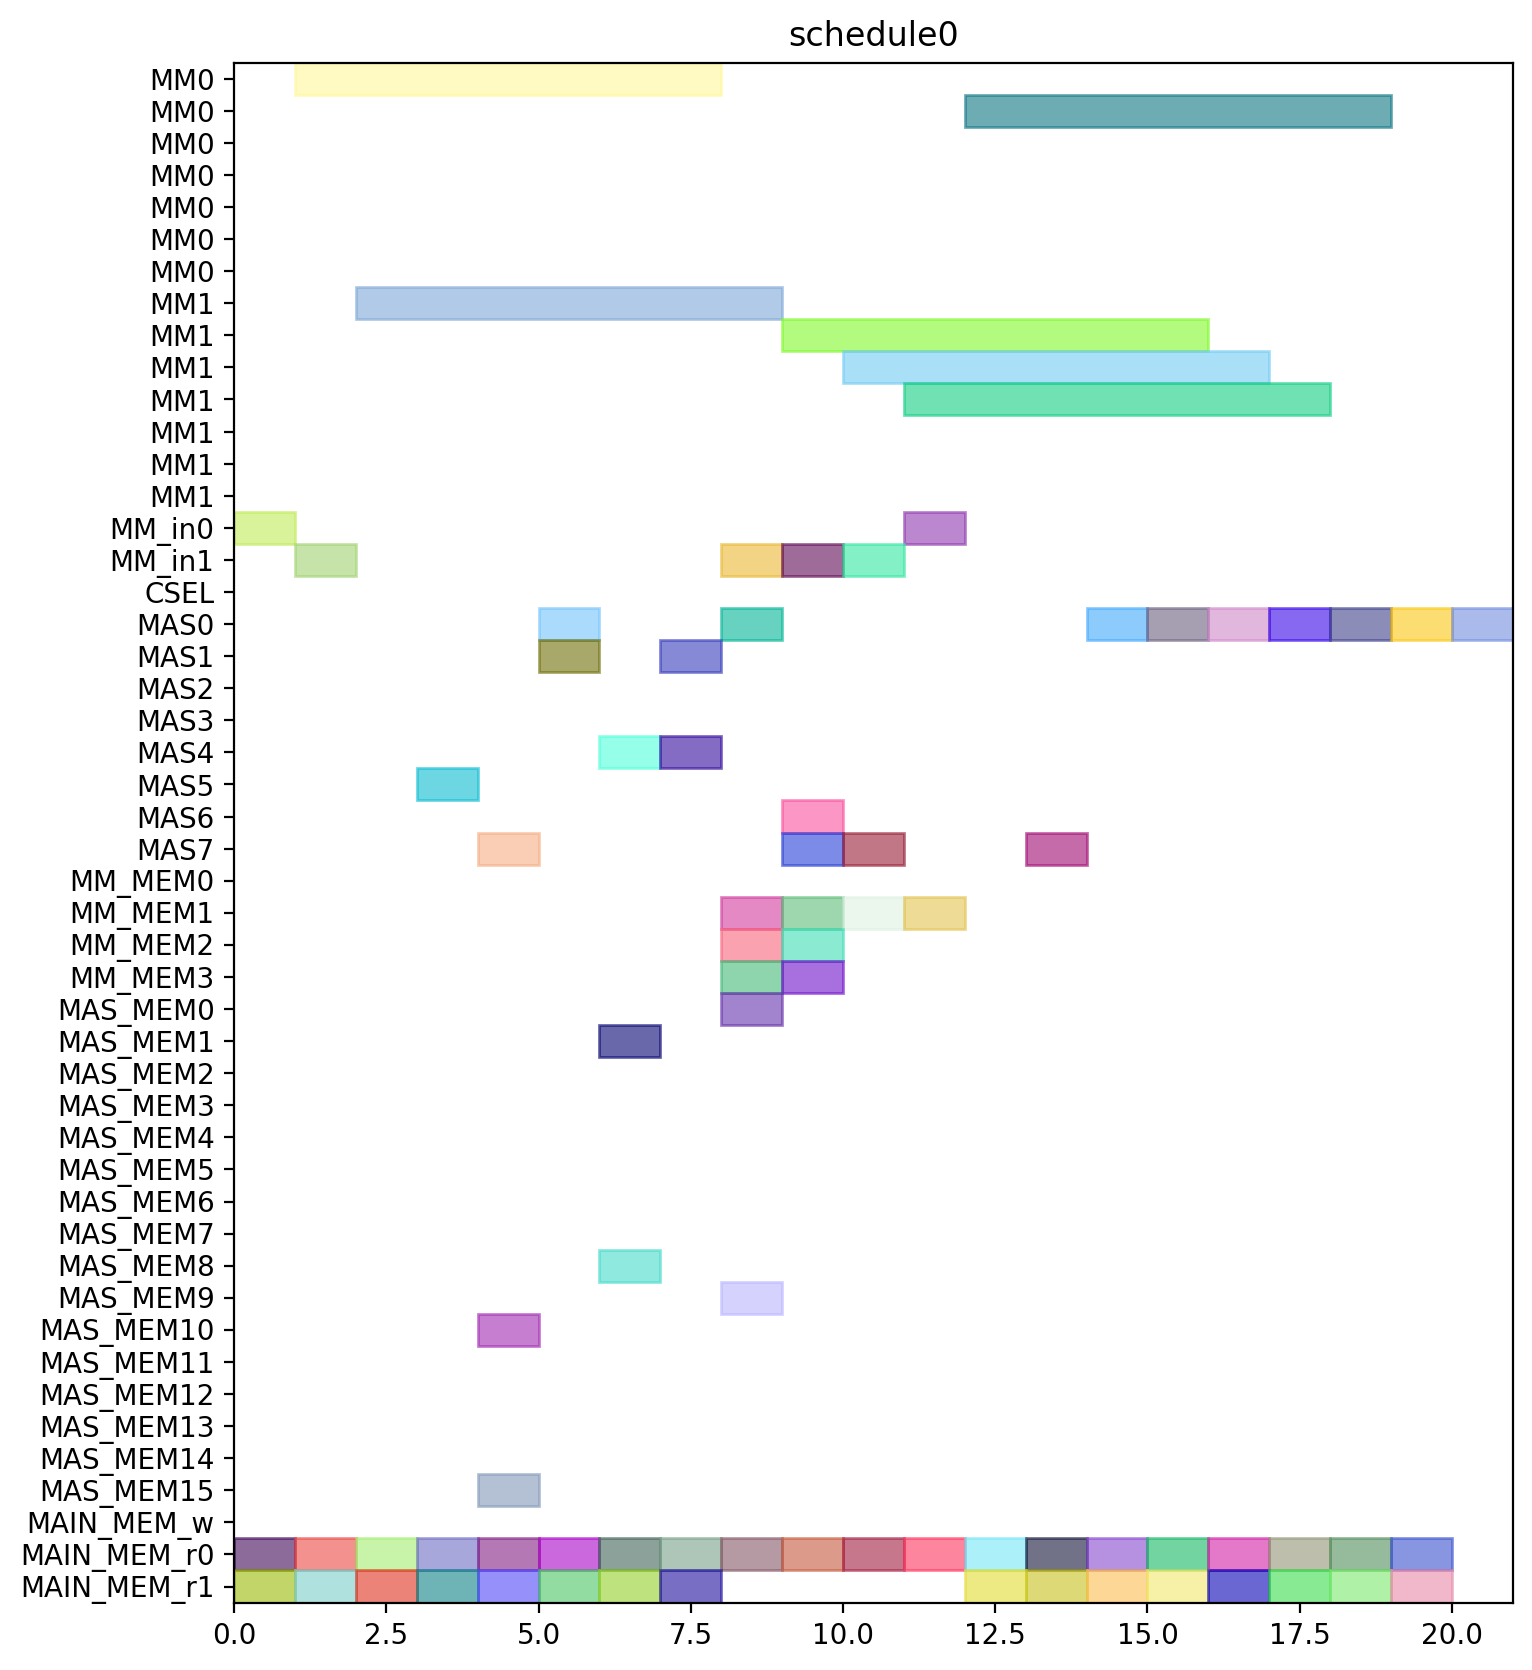

The script that drew this image:
from pyschedule import Scenario, solvers, plotters, alt


def solve():
	horizon = 120
	S = Scenario("schedule0", horizon=horizon)

	# resource
	MM = S.Resources('MM', num=2, size=7)
	MM_in = S.Resources('MM_in', num=2)
	CSEL = S.Resource('CSEL')
	MAS = S.Resources('MAS', num=8, size=1, periods=range(1, horizon))
	MM_MEM = S.Resources('MM_MEM', num=4)
	MAS_MEM = S.Resources('MAS_MEM', num=16)
	MAIN_MEM_w = S.Resource('MAIN_MEM_w', size=1)
	MAIN_MEM_r = S.Resources('MAIN_MEM_r', num=2)

	# result of previous scheduling

	# new tasks
	c_qinv_denom_inv0 = S.Task('c_qinv_denom_inv0', length=7, delay_cost=1)
	c_qinv_denom_inv0 += alt(MM)
	c_qinv_denom_inv0_in = S.Task('c_qinv_denom_inv0_in', length=1, delay_cost=1)
	c_qinv_denom_inv0_in += alt(MM_in)
	S += c_qinv_denom_inv0_in*MM_in[0]<=c_qinv_denom_inv0*MM[0]
	S += c_qinv_denom_inv0_in*MM_in[1]<=c_qinv_denom_inv0*MM[1]
	c_qinv_denom_inv0_mem0 = S.Task('c_qinv_denom_inv0_mem0', length=1, delay_cost=1)
	c_qinv_denom_inv0_mem0 += MAIN_MEM_r[0]
	S += c_qinv_denom_inv0_mem0 <= c_qinv_denom_inv0

	c_qinv_denom_inv0_mem1 = S.Task('c_qinv_denom_inv0_mem1', length=1, delay_cost=1)
	c_qinv_denom_inv0_mem1 += MAIN_MEM_r[1]
	S += c_qinv_denom_inv0_mem1 <= c_qinv_denom_inv0

	c_qinv_denom_inv1_ = S.Task('c_qinv_denom_inv1_', length=7, delay_cost=1)
	c_qinv_denom_inv1_ += alt(MM)
	c_qinv_denom_inv1__in = S.Task('c_qinv_denom_inv1__in', length=1, delay_cost=1)
	c_qinv_denom_inv1__in += alt(MM_in)
	S += c_qinv_denom_inv1__in*MM_in[0]<=c_qinv_denom_inv1_*MM[0]
	S += c_qinv_denom_inv1__in*MM_in[1]<=c_qinv_denom_inv1_*MM[1]
	c_qinv_denom_inv1__mem0 = S.Task('c_qinv_denom_inv1__mem0', length=1, delay_cost=1)
	c_qinv_denom_inv1__mem0 += MAIN_MEM_r[0]
	S += c_qinv_denom_inv1__mem0 <= c_qinv_denom_inv1_

	c_qinv_denom_inv1__mem1 = S.Task('c_qinv_denom_inv1__mem1', length=1, delay_cost=1)
	c_qinv_denom_inv1__mem1 += MAIN_MEM_r[1]
	S += c_qinv_denom_inv1__mem1 <= c_qinv_denom_inv1_

	c_qinv0_t2 = S.Task('c_qinv0_t2', length=1, delay_cost=1)
	c_qinv0_t2 += alt(MAS)
	c_qinv0_t2_mem0 = S.Task('c_qinv0_t2_mem0', length=1, delay_cost=1)
	c_qinv0_t2_mem0 += MAIN_MEM_r[0]
	S += c_qinv0_t2_mem0 <= c_qinv0_t2

	c_qinv0_t2_mem1 = S.Task('c_qinv0_t2_mem1', length=1, delay_cost=1)
	c_qinv0_t2_mem1 += MAIN_MEM_r[1]
	S += c_qinv0_t2_mem1 <= c_qinv0_t2

	c_qinv1__t2 = S.Task('c_qinv1__t2', length=1, delay_cost=1)
	c_qinv1__t2 += alt(MAS)
	c_qinv1__t2_mem0 = S.Task('c_qinv1__t2_mem0', length=1, delay_cost=1)
	c_qinv1__t2_mem0 += MAIN_MEM_r[0]
	S += c_qinv1__t2_mem0 <= c_qinv1__t2

	c_qinv1__t2_mem1 = S.Task('c_qinv1__t2_mem1', length=1, delay_cost=1)
	c_qinv1__t2_mem1 += MAIN_MEM_r[1]
	S += c_qinv1__t2_mem1 <= c_qinv1__t2

	c0_t0_t2 = S.Task('c0_t0_t2', length=1, delay_cost=1)
	c0_t0_t2 += alt(MAS)
	c0_t0_t2_mem0 = S.Task('c0_t0_t2_mem0', length=1, delay_cost=1)
	c0_t0_t2_mem0 += MAIN_MEM_r[0]
	S += c0_t0_t2_mem0 <= c0_t0_t2

	c0_t0_t2_mem1 = S.Task('c0_t0_t2_mem1', length=1, delay_cost=1)
	c0_t0_t2_mem1 += MAIN_MEM_r[1]
	S += c0_t0_t2_mem1 <= c0_t0_t2

	c0_t1_t2 = S.Task('c0_t1_t2', length=1, delay_cost=1)
	c0_t1_t2 += alt(MAS)
	c0_t1_t2_mem0 = S.Task('c0_t1_t2_mem0', length=1, delay_cost=1)
	c0_t1_t2_mem0 += MAIN_MEM_r[0]
	S += c0_t1_t2_mem0 <= c0_t1_t2

	c0_t1_t2_mem1 = S.Task('c0_t1_t2_mem1', length=1, delay_cost=1)
	c0_t1_t2_mem1 += MAIN_MEM_r[1]
	S += c0_t1_t2_mem1 <= c0_t1_t2

	c0_t20 = S.Task('c0_t20', length=1, delay_cost=1)
	c0_t20 += alt(MAS)
	c0_t20_mem0 = S.Task('c0_t20_mem0', length=1, delay_cost=1)
	c0_t20_mem0 += MAIN_MEM_r[0]
	S += c0_t20_mem0 <= c0_t20

	c0_t20_mem1 = S.Task('c0_t20_mem1', length=1, delay_cost=1)
	c0_t20_mem1 += MAIN_MEM_r[1]
	S += c0_t20_mem1 <= c0_t20

	c0_t21 = S.Task('c0_t21', length=1, delay_cost=1)
	c0_t21 += alt(MAS)
	c0_t21_mem0 = S.Task('c0_t21_mem0', length=1, delay_cost=1)
	c0_t21_mem0 += MAIN_MEM_r[0]
	S += c0_t21_mem0 <= c0_t21

	c0_t21_mem1 = S.Task('c0_t21_mem1', length=1, delay_cost=1)
	c0_t21_mem1 += MAIN_MEM_r[1]
	S += c0_t21_mem1 <= c0_t21

	c1_t0_t2 = S.Task('c1_t0_t2', length=1, delay_cost=1)
	c1_t0_t2 += alt(MAS)
	c1_t0_t2_mem0 = S.Task('c1_t0_t2_mem0', length=1, delay_cost=1)
	c1_t0_t2_mem0 += MAIN_MEM_r[0]
	S += c1_t0_t2_mem0 <= c1_t0_t2

	c1_t0_t2_mem1 = S.Task('c1_t0_t2_mem1', length=1, delay_cost=1)
	c1_t0_t2_mem1 += MAIN_MEM_r[1]
	S += c1_t0_t2_mem1 <= c1_t0_t2

	c1_t1_t2 = S.Task('c1_t1_t2', length=1, delay_cost=1)
	c1_t1_t2 += alt(MAS)
	c1_t1_t2_mem0 = S.Task('c1_t1_t2_mem0', length=1, delay_cost=1)
	c1_t1_t2_mem0 += MAIN_MEM_r[0]
	S += c1_t1_t2_mem0 <= c1_t1_t2

	c1_t1_t2_mem1 = S.Task('c1_t1_t2_mem1', length=1, delay_cost=1)
	c1_t1_t2_mem1 += MAIN_MEM_r[1]
	S += c1_t1_t2_mem1 <= c1_t1_t2

	c1_t20 = S.Task('c1_t20', length=1, delay_cost=1)
	c1_t20 += alt(MAS)
	c1_t20_mem0 = S.Task('c1_t20_mem0', length=1, delay_cost=1)
	c1_t20_mem0 += MAIN_MEM_r[0]
	S += c1_t20_mem0 <= c1_t20

	c1_t20_mem1 = S.Task('c1_t20_mem1', length=1, delay_cost=1)
	c1_t20_mem1 += MAIN_MEM_r[1]
	S += c1_t20_mem1 <= c1_t20

	c1_t21 = S.Task('c1_t21', length=1, delay_cost=1)
	c1_t21 += alt(MAS)
	c1_t21_mem0 = S.Task('c1_t21_mem0', length=1, delay_cost=1)
	c1_t21_mem0 += MAIN_MEM_r[0]
	S += c1_t21_mem0 <= c1_t21

	c1_t21_mem1 = S.Task('c1_t21_mem1', length=1, delay_cost=1)
	c1_t21_mem1 += MAIN_MEM_r[1]
	S += c1_t21_mem1 <= c1_t21

	c2_t0_t2 = S.Task('c2_t0_t2', length=1, delay_cost=1)
	c2_t0_t2 += alt(MAS)
	c2_t0_t2_mem0 = S.Task('c2_t0_t2_mem0', length=1, delay_cost=1)
	c2_t0_t2_mem0 += MAIN_MEM_r[0]
	S += c2_t0_t2_mem0 <= c2_t0_t2

	c2_t0_t2_mem1 = S.Task('c2_t0_t2_mem1', length=1, delay_cost=1)
	c2_t0_t2_mem1 += MAIN_MEM_r[1]
	S += c2_t0_t2_mem1 <= c2_t0_t2

	c2_t1_t2 = S.Task('c2_t1_t2', length=1, delay_cost=1)
	c2_t1_t2 += alt(MAS)
	c2_t1_t2_mem0 = S.Task('c2_t1_t2_mem0', length=1, delay_cost=1)
	c2_t1_t2_mem0 += MAIN_MEM_r[0]
	S += c2_t1_t2_mem0 <= c2_t1_t2

	c2_t1_t2_mem1 = S.Task('c2_t1_t2_mem1', length=1, delay_cost=1)
	c2_t1_t2_mem1 += MAIN_MEM_r[1]
	S += c2_t1_t2_mem1 <= c2_t1_t2

	c2_t20 = S.Task('c2_t20', length=1, delay_cost=1)
	c2_t20 += alt(MAS)
	c2_t20_mem0 = S.Task('c2_t20_mem0', length=1, delay_cost=1)
	c2_t20_mem0 += MAIN_MEM_r[0]
	S += c2_t20_mem0 <= c2_t20

	c2_t20_mem1 = S.Task('c2_t20_mem1', length=1, delay_cost=1)
	c2_t20_mem1 += MAIN_MEM_r[1]
	S += c2_t20_mem1 <= c2_t20

	c2_t21 = S.Task('c2_t21', length=1, delay_cost=1)
	c2_t21 += alt(MAS)
	c2_t21_mem0 = S.Task('c2_t21_mem0', length=1, delay_cost=1)
	c2_t21_mem0 += MAIN_MEM_r[0]
	S += c2_t21_mem0 <= c2_t21

	c2_t21_mem1 = S.Task('c2_t21_mem1', length=1, delay_cost=1)
	c2_t21_mem1 += MAIN_MEM_r[1]
	S += c2_t21_mem1 <= c2_t21

	c_qinv0_t0 = S.Task('c_qinv0_t0', length=7, delay_cost=1)
	c_qinv0_t0 += alt(MM)
	c_qinv0_t0_in = S.Task('c_qinv0_t0_in', length=1, delay_cost=1)
	c_qinv0_t0_in += alt(MM_in)
	S += c_qinv0_t0_in*MM_in[0]<=c_qinv0_t0*MM[0]
	S += c_qinv0_t0_in*MM_in[1]<=c_qinv0_t0*MM[1]
	c_qinv0_t0_mem0 = S.Task('c_qinv0_t0_mem0', length=1, delay_cost=1)
	c_qinv0_t0_mem0 += MAIN_MEM_r[0]
	S += c_qinv0_t0_mem0 <= c_qinv0_t0

	c_qinv0_t0_mem1 = S.Task('c_qinv0_t0_mem1', length=1, delay_cost=1)
	c_qinv0_t0_mem1 += alt(MM_MEM)
	S += (c_qinv_denom_inv0*MM[0])-1 < c_qinv0_t0_mem1*MM_MEM[1]
	S += (c_qinv_denom_inv0*MM[1])-1 < c_qinv0_t0_mem1*MM_MEM[3]
	S += c_qinv0_t0_mem1 <= c_qinv0_t0

	c_qinv0_t1 = S.Task('c_qinv0_t1', length=7, delay_cost=1)
	c_qinv0_t1 += alt(MM)
	c_qinv0_t1_in = S.Task('c_qinv0_t1_in', length=1, delay_cost=1)
	c_qinv0_t1_in += alt(MM_in)
	S += c_qinv0_t1_in*MM_in[0]<=c_qinv0_t1*MM[0]
	S += c_qinv0_t1_in*MM_in[1]<=c_qinv0_t1*MM[1]
	c_qinv0_t1_mem0 = S.Task('c_qinv0_t1_mem0', length=1, delay_cost=1)
	c_qinv0_t1_mem0 += MAIN_MEM_r[0]
	S += c_qinv0_t1_mem0 <= c_qinv0_t1

	c_qinv0_t1_mem1 = S.Task('c_qinv0_t1_mem1', length=1, delay_cost=1)
	c_qinv0_t1_mem1 += alt(MM_MEM)
	S += (c_qinv_denom_inv1_*MM[0])-1 < c_qinv0_t1_mem1*MM_MEM[1]
	S += (c_qinv_denom_inv1_*MM[1])-1 < c_qinv0_t1_mem1*MM_MEM[3]
	S += c_qinv0_t1_mem1 <= c_qinv0_t1

	c_qinv0_t3 = S.Task('c_qinv0_t3', length=1, delay_cost=1)
	c_qinv0_t3 += alt(MAS)
	c_qinv0_t3_mem0 = S.Task('c_qinv0_t3_mem0', length=1, delay_cost=1)
	c_qinv0_t3_mem0 += alt(MM_MEM)
	S += (c_qinv_denom_inv0*MM[0])-1 < c_qinv0_t3_mem0*MM_MEM[0]
	S += (c_qinv_denom_inv0*MM[1])-1 < c_qinv0_t3_mem0*MM_MEM[2]
	S += c_qinv0_t3_mem0 <= c_qinv0_t3

	c_qinv0_t3_mem1 = S.Task('c_qinv0_t3_mem1', length=1, delay_cost=1)
	c_qinv0_t3_mem1 += alt(MM_MEM)
	S += (c_qinv_denom_inv1_*MM[0])-1 < c_qinv0_t3_mem1*MM_MEM[1]
	S += (c_qinv_denom_inv1_*MM[1])-1 < c_qinv0_t3_mem1*MM_MEM[3]
	S += c_qinv0_t3_mem1 <= c_qinv0_t3

	c_qinv1__t0 = S.Task('c_qinv1__t0', length=7, delay_cost=1)
	c_qinv1__t0 += alt(MM)
	c_qinv1__t0_in = S.Task('c_qinv1__t0_in', length=1, delay_cost=1)
	c_qinv1__t0_in += alt(MM_in)
	S += c_qinv1__t0_in*MM_in[0]<=c_qinv1__t0*MM[0]
	S += c_qinv1__t0_in*MM_in[1]<=c_qinv1__t0*MM[1]
	c_qinv1__t0_mem0 = S.Task('c_qinv1__t0_mem0', length=1, delay_cost=1)
	c_qinv1__t0_mem0 += MAIN_MEM_r[0]
	S += c_qinv1__t0_mem0 <= c_qinv1__t0

	c_qinv1__t0_mem1 = S.Task('c_qinv1__t0_mem1', length=1, delay_cost=1)
	c_qinv1__t0_mem1 += alt(MM_MEM)
	S += (c_qinv_denom_inv0*MM[0])-1 < c_qinv1__t0_mem1*MM_MEM[1]
	S += (c_qinv_denom_inv0*MM[1])-1 < c_qinv1__t0_mem1*MM_MEM[3]
	S += c_qinv1__t0_mem1 <= c_qinv1__t0

	c_qinv1__t1 = S.Task('c_qinv1__t1', length=7, delay_cost=1)
	c_qinv1__t1 += alt(MM)
	c_qinv1__t1_in = S.Task('c_qinv1__t1_in', length=1, delay_cost=1)
	c_qinv1__t1_in += alt(MM_in)
	S += c_qinv1__t1_in*MM_in[0]<=c_qinv1__t1*MM[0]
	S += c_qinv1__t1_in*MM_in[1]<=c_qinv1__t1*MM[1]
	c_qinv1__t1_mem0 = S.Task('c_qinv1__t1_mem0', length=1, delay_cost=1)
	c_qinv1__t1_mem0 += MAIN_MEM_r[0]
	S += c_qinv1__t1_mem0 <= c_qinv1__t1

	c_qinv1__t1_mem1 = S.Task('c_qinv1__t1_mem1', length=1, delay_cost=1)
	c_qinv1__t1_mem1 += alt(MM_MEM)
	S += (c_qinv_denom_inv1_*MM[0])-1 < c_qinv1__t1_mem1*MM_MEM[1]
	S += (c_qinv_denom_inv1_*MM[1])-1 < c_qinv1__t1_mem1*MM_MEM[3]
	S += c_qinv1__t1_mem1 <= c_qinv1__t1

	c_qinv1__t3 = S.Task('c_qinv1__t3', length=1, delay_cost=1)
	c_qinv1__t3 += alt(MAS)
	c_qinv1__t3_mem0 = S.Task('c_qinv1__t3_mem0', length=1, delay_cost=1)
	c_qinv1__t3_mem0 += alt(MM_MEM)
	S += (c_qinv_denom_inv0*MM[0])-1 < c_qinv1__t3_mem0*MM_MEM[0]
	S += (c_qinv_denom_inv0*MM[1])-1 < c_qinv1__t3_mem0*MM_MEM[2]
	S += c_qinv1__t3_mem0 <= c_qinv1__t3

	c_qinv1__t3_mem1 = S.Task('c_qinv1__t3_mem1', length=1, delay_cost=1)
	c_qinv1__t3_mem1 += alt(MM_MEM)
	S += (c_qinv_denom_inv1_*MM[0])-1 < c_qinv1__t3_mem1*MM_MEM[1]
	S += (c_qinv_denom_inv1_*MM[1])-1 < c_qinv1__t3_mem1*MM_MEM[3]
	S += c_qinv1__t3_mem1 <= c_qinv1__t3

	c0_t4_t2 = S.Task('c0_t4_t2', length=1, delay_cost=1)
	c0_t4_t2 += alt(MAS)
	c0_t4_t2_mem0 = S.Task('c0_t4_t2_mem0', length=1, delay_cost=1)
	c0_t4_t2_mem0 += alt(MAS_MEM)
	S += (c0_t20*MAS[0])-1 < c0_t4_t2_mem0*MAS_MEM[0]
	S += (c0_t20*MAS[1])-1 < c0_t4_t2_mem0*MAS_MEM[2]
	S += (c0_t20*MAS[2])-1 < c0_t4_t2_mem0*MAS_MEM[4]
	S += (c0_t20*MAS[3])-1 < c0_t4_t2_mem0*MAS_MEM[6]
	S += (c0_t20*MAS[4])-1 < c0_t4_t2_mem0*MAS_MEM[8]
	S += (c0_t20*MAS[5])-1 < c0_t4_t2_mem0*MAS_MEM[10]
	S += (c0_t20*MAS[6])-1 < c0_t4_t2_mem0*MAS_MEM[12]
	S += (c0_t20*MAS[7])-1 < c0_t4_t2_mem0*MAS_MEM[14]
	S += c0_t4_t2_mem0 <= c0_t4_t2

	c0_t4_t2_mem1 = S.Task('c0_t4_t2_mem1', length=1, delay_cost=1)
	c0_t4_t2_mem1 += alt(MAS_MEM)
	S += (c0_t21*MAS[0])-1 < c0_t4_t2_mem1*MAS_MEM[1]
	S += (c0_t21*MAS[1])-1 < c0_t4_t2_mem1*MAS_MEM[3]
	S += (c0_t21*MAS[2])-1 < c0_t4_t2_mem1*MAS_MEM[5]
	S += (c0_t21*MAS[3])-1 < c0_t4_t2_mem1*MAS_MEM[7]
	S += (c0_t21*MAS[4])-1 < c0_t4_t2_mem1*MAS_MEM[9]
	S += (c0_t21*MAS[5])-1 < c0_t4_t2_mem1*MAS_MEM[11]
	S += (c0_t21*MAS[6])-1 < c0_t4_t2_mem1*MAS_MEM[13]
	S += (c0_t21*MAS[7])-1 < c0_t4_t2_mem1*MAS_MEM[15]
	S += c0_t4_t2_mem1 <= c0_t4_t2

	c1_t4_t2 = S.Task('c1_t4_t2', length=1, delay_cost=1)
	c1_t4_t2 += alt(MAS)
	c1_t4_t2_mem0 = S.Task('c1_t4_t2_mem0', length=1, delay_cost=1)
	c1_t4_t2_mem0 += alt(MAS_MEM)
	S += (c1_t20*MAS[0])-1 < c1_t4_t2_mem0*MAS_MEM[0]
	S += (c1_t20*MAS[1])-1 < c1_t4_t2_mem0*MAS_MEM[2]
	S += (c1_t20*MAS[2])-1 < c1_t4_t2_mem0*MAS_MEM[4]
	S += (c1_t20*MAS[3])-1 < c1_t4_t2_mem0*MAS_MEM[6]
	S += (c1_t20*MAS[4])-1 < c1_t4_t2_mem0*MAS_MEM[8]
	S += (c1_t20*MAS[5])-1 < c1_t4_t2_mem0*MAS_MEM[10]
	S += (c1_t20*MAS[6])-1 < c1_t4_t2_mem0*MAS_MEM[12]
	S += (c1_t20*MAS[7])-1 < c1_t4_t2_mem0*MAS_MEM[14]
	S += c1_t4_t2_mem0 <= c1_t4_t2

	c1_t4_t2_mem1 = S.Task('c1_t4_t2_mem1', length=1, delay_cost=1)
	c1_t4_t2_mem1 += alt(MAS_MEM)
	S += (c1_t21*MAS[0])-1 < c1_t4_t2_mem1*MAS_MEM[1]
	S += (c1_t21*MAS[1])-1 < c1_t4_t2_mem1*MAS_MEM[3]
	S += (c1_t21*MAS[2])-1 < c1_t4_t2_mem1*MAS_MEM[5]
	S += (c1_t21*MAS[3])-1 < c1_t4_t2_mem1*MAS_MEM[7]
	S += (c1_t21*MAS[4])-1 < c1_t4_t2_mem1*MAS_MEM[9]
	S += (c1_t21*MAS[5])-1 < c1_t4_t2_mem1*MAS_MEM[11]
	S += (c1_t21*MAS[6])-1 < c1_t4_t2_mem1*MAS_MEM[13]
	S += (c1_t21*MAS[7])-1 < c1_t4_t2_mem1*MAS_MEM[15]
	S += c1_t4_t2_mem1 <= c1_t4_t2

	c2_t4_t2 = S.Task('c2_t4_t2', length=1, delay_cost=1)
	c2_t4_t2 += alt(MAS)
	c2_t4_t2_mem0 = S.Task('c2_t4_t2_mem0', length=1, delay_cost=1)
	c2_t4_t2_mem0 += alt(MAS_MEM)
	S += (c2_t20*MAS[0])-1 < c2_t4_t2_mem0*MAS_MEM[0]
	S += (c2_t20*MAS[1])-1 < c2_t4_t2_mem0*MAS_MEM[2]
	S += (c2_t20*MAS[2])-1 < c2_t4_t2_mem0*MAS_MEM[4]
	S += (c2_t20*MAS[3])-1 < c2_t4_t2_mem0*MAS_MEM[6]
	S += (c2_t20*MAS[4])-1 < c2_t4_t2_mem0*MAS_MEM[8]
	S += (c2_t20*MAS[5])-1 < c2_t4_t2_mem0*MAS_MEM[10]
	S += (c2_t20*MAS[6])-1 < c2_t4_t2_mem0*MAS_MEM[12]
	S += (c2_t20*MAS[7])-1 < c2_t4_t2_mem0*MAS_MEM[14]
	S += c2_t4_t2_mem0 <= c2_t4_t2

	c2_t4_t2_mem1 = S.Task('c2_t4_t2_mem1', length=1, delay_cost=1)
	c2_t4_t2_mem1 += alt(MAS_MEM)
	S += (c2_t21*MAS[0])-1 < c2_t4_t2_mem1*MAS_MEM[1]
	S += (c2_t21*MAS[1])-1 < c2_t4_t2_mem1*MAS_MEM[3]
	S += (c2_t21*MAS[2])-1 < c2_t4_t2_mem1*MAS_MEM[5]
	S += (c2_t21*MAS[3])-1 < c2_t4_t2_mem1*MAS_MEM[7]
	S += (c2_t21*MAS[4])-1 < c2_t4_t2_mem1*MAS_MEM[9]
	S += (c2_t21*MAS[5])-1 < c2_t4_t2_mem1*MAS_MEM[11]
	S += (c2_t21*MAS[6])-1 < c2_t4_t2_mem1*MAS_MEM[13]
	S += (c2_t21*MAS[7])-1 < c2_t4_t2_mem1*MAS_MEM[15]
	S += c2_t4_t2_mem1 <= c2_t4_t2

	solvers.mip.solve(S,msg=1,kind='CPLEX',ratio_gap=1.01)

	solution = [['hoge']*len(S.solution()[1]) for i in range(len(S.solution()))]
	for i in range(len(S.solution())):
		for j in range(len(S.solution()[i])):
			solution[i][j]=str(S.solution()[i][j])
	print(solution)

	cycles = int(solution[-1][3])

	pic_file_name = "/home/mfukuda/ABE/multiRAM_multiMAS_16mux/scheduling_result/stage7MM2_stage1MAS8/FP12_INV_AFTER_FPINV/schedule0.png"
	if(S.solution() != []):
		plotters.matplotlib.plot(S,img_filename=pic_file_name, show_task_labels=False, fig_size=(cycles*0.25+3, 10))

	return solution
